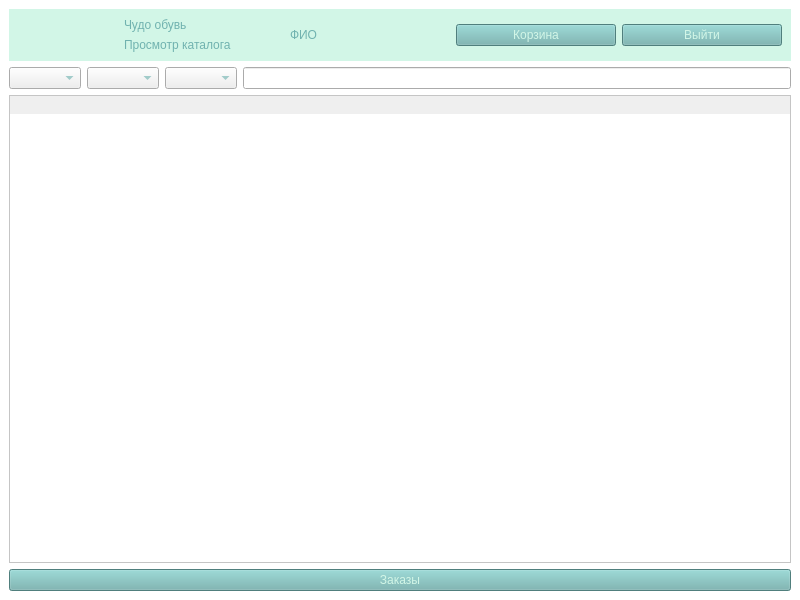
<?xml version="1.0" encoding="UTF-8"?>
<ui version="4.0">
 <class>MainWindow</class>
 <widget class="QMainWindow" name="MainWindow">
  <property name="geometry">
   <rect>
    <x>0</x>
    <y>0</y>
    <width>800</width>
    <height>600</height>
   </rect>
  </property>
  <property name="windowTitle">
   <string>MainWindow</string>
  </property>
  <property name="styleSheet">
   <string notr="true">*{
	font: 24pt &quot;Calibri&quot;;
	color:#70B2AF;
}
#header{
	background-color:#D2F6E7;
}
#body{
	background-color:#fff;
}
QPushButton{
	background-color:#70B2AF;
	color:#D2F6E7;
}
QPushButton:hover{
	background-color:#D2F6E7;
	color:#70B2AF;
}
QScrollArea{
	background-color:#fff;
}</string>
  </property>
  <widget class="QWidget" name="body">
   <layout class="QVBoxLayout" name="verticalLayout_2">
    <item alignment="Qt::AlignmentFlag::AlignTop">
     <widget class="QWidget" name="header" native="true">
      <layout class="QHBoxLayout" name="horizontalLayout">
       <item>
        <widget class="QLabel" name="label_4">
         <property name="maximumSize">
          <size>
           <width>100</width>
           <height>100</height>
          </size>
         </property>
         <property name="text">
          <string/>
         </property>
         <property name="pixmap">
          <pixmap>../img/Чудо Обувь.png</pixmap>
         </property>
         <property name="scaledContents">
          <bool>true</bool>
         </property>
        </widget>
       </item>
       <item>
        <layout class="QVBoxLayout" name="verticalLayout">
         <item>
          <widget class="QLabel" name="label_2">
           <property name="text">
            <string>Чудо обувь</string>
           </property>
          </widget>
         </item>
         <item>
          <widget class="QLabel" name="label_3">
           <property name="text">
            <string>Просмотр каталога</string>
           </property>
          </widget>
         </item>
        </layout>
       </item>
       <item>
        <widget class="QLabel" name="user_data">
         <property name="text">
          <string>ФИО</string>
         </property>
        </widget>
       </item>
       <item>
        <widget class="QPushButton" name="cart_btn">
         <property name="text">
          <string>Корзина</string>
         </property>
        </widget>
       </item>
       <item>
        <widget class="QPushButton" name="logout_btn">
         <property name="text">
          <string>Выйти</string>
         </property>
        </widget>
       </item>
      </layout>
     </widget>
    </item>
    <item>
     <layout class="QHBoxLayout" name="horizontalLayout_2">
      <item>
       <widget class="QComboBox" name="price_box"/>
      </item>
      <item>
       <widget class="QComboBox" name="cat_box"/>
      </item>
      <item>
       <widget class="QComboBox" name="scat_box"/>
      </item>
      <item>
       <widget class="QLineEdit" name="search_edit"/>
      </item>
     </layout>
    </item>
    <item>
     <widget class="QScrollArea" name="scrollArea">
      <property name="widgetResizable">
       <bool>true</bool>
      </property>
      <widget class="QWidget" name="scrollAreaWidgetContents">
       <property name="geometry">
        <rect>
         <x>0</x>
         <y>0</y>
         <width>780</width>
         <height>18</height>
        </rect>
       </property>
       <property name="sizePolicy">
        <sizepolicy hsizetype="Preferred" vsizetype="Fixed">
         <horstretch>0</horstretch>
         <verstretch>0</verstretch>
        </sizepolicy>
       </property>
       <layout class="QVBoxLayout" name="verticalLayout_3"/>
      </widget>
     </widget>
    </item>
    <item>
     <widget class="QPushButton" name="orders_btn">
      <property name="text">
       <string>Заказы</string>
      </property>
     </widget>
    </item>
   </layout>
  </widget>
 </widget>
 <resources/>
 <connections/>
</ui>
